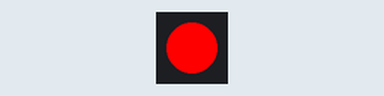
The sketch below on a simulated Arduino Uno, built for the host (arithmetic inside an expression is 32-bit, double 64-bit). Parts: 1 RGB LEDs in strip order, left to right. No radio packets arrive unless stated; what the sketch prints to the serial monitor is not drawn.

Above: at 0.5 s.
At 5.5 s:
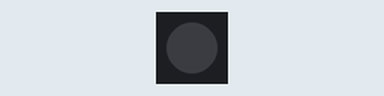
Timing chart, 0 to 13.1 s (numbered marks = the images above):
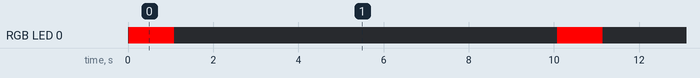

The sketch:

lora_automated_transmit_beacon.ino
```cpp
#include <SPI.h>
#include <LoRa.h>
#include <Adafruit_NeoPixel.h>

// Define custom SPI pins
#define SCK 15
#define MISO 17
#define MOSI 21

// Define the pins used by the LoRa module
#define ss 4
#define rst 14
#define dio0 2

// Define NeoPixel settings
#define NEOPIXEL_PIN 12
#define NUMPIXELS    1
Adafruit_NeoPixel pixels(NUMPIXELS, NEOPIXEL_PIN);

int counter = 0;

void setup() {
    Serial.begin(115200);
    while (!Serial);
    Serial.println("LoRa Sender");

    SPI.begin(SCK, MISO, MOSI, ss);

    pixels.begin();
    pixels.clear();
    pixels.show();

    LoRa.setPins(ss, rst, dio0);
    while (!LoRa.begin(915E6)) {
        Serial.println(".");
        delay(500);
    }

    LoRa.setSyncWord(0xF3);
    Serial.println("LoRa Initializing OK!");
}

void loop() {
    // Turn NeoPixel red when transmitting
    pixels.setPixelColor(0, pixels.Color(255, 0, 0));
    pixels.show();

    Serial.print("Sending packet: ");
    Serial.println(counter);

    LoRa.beginPacket();
    LoRa.print("hello ");
    LoRa.print(counter);
    LoRa.endPacket();

    delay(1000);

    // Turn off the NeoPixel
    pixels.setPixelColor(0, pixels.Color(0, 0, 0));
    pixels.show();

    counter++;
    delay(9000);
}
```

Measured:
- by itself, RGB LED 0: alternates RGB(255, 0, 0) for 1.1 s and off for 9.0 s
